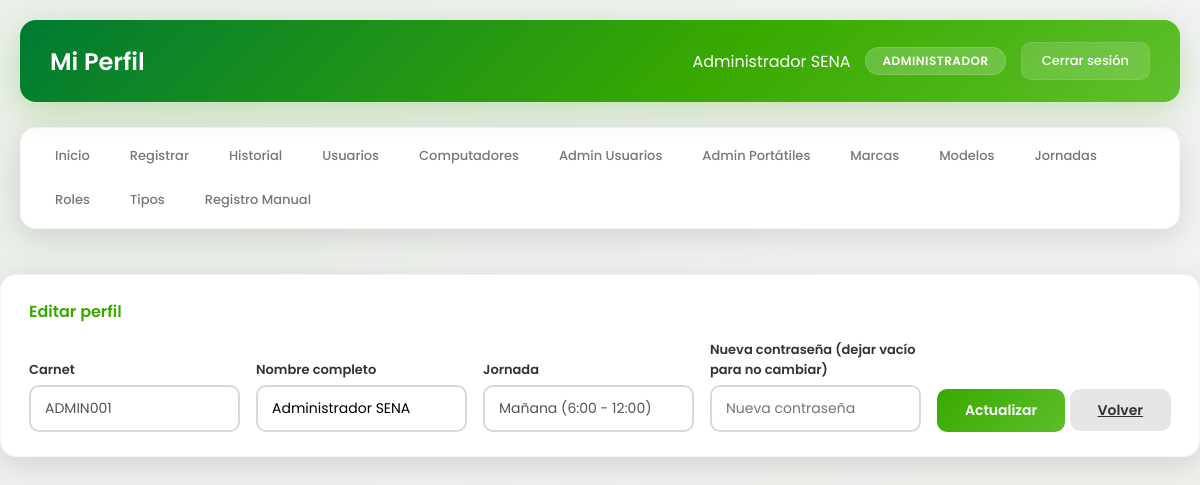
Screenshot of /perfil.php (signed in) with the database file from the repository.
### tables this page shows
CREATE TABLE usuario (
    id int(11) NOT NULL AUTO_INCREMENT,
    carnet varchar(20) NOT NULL,
    nombre_completo varchar(100) NOT NULL,
    contrasena varchar(255) NOT NULL,
    rol varchar(50) NOT NULL,
    id_jornada int(11) NOT NULL,
    PRIMARY KEY (id),
    UNIQUE KEY carnet (carnet),
    KEY id_jornada (id_jornada),
    CONSTRAINT usuario_ibfk_1 FOREIGN KEY (id_jornada) REFERENCES jornada (id) ON DELETE CASCADE
);

CREATE TABLE jornada (
    id int(11) NOT NULL AUTO_INCREMENT,
    nombre varchar(50) NOT NULL,
    PRIMARY KEY (id),
    UNIQUE KEY nombre (nombre)
);

### perfil.php (the view, shortened to what this page needs)
<?php
require_once 'config/db.php';
$stmt = $pdo->prepare("SELECT u.*, j.nombre as jornada_nombre FROM usuario u JOIN jornada j ON u.id_jornada = j.id WHERE u.id = ?");
$stmt->execute([$_SESSION['usuario_id']]);
$usuario = $stmt->fetch();
?>
<!DOCTYPE html>
<html lang="es">
<head>
    <link rel="stylesheet" href="css/style.css">
</head>
<body>
    <div class="dashboard-container">
        <div class="header">
            <h1> Mi Perfil</h1>
            <div class="user-info">
                <span> <?php echo htmlspecialchars($usuario['nombre_completo']); ?></span>
                <span class="badge"><?php echo htmlspecialchars($usuario['rol']); ?></span>
                <a href="logout.php" class="btn-logout">Cerrar sesión</a>
            </div>
        </div>
        <?php include 'includes/menu.php'; ?>
        </div>
        <div class="card">
            <h3> Editar perfil</h3>
            <form method="POST">
                <div class="form-row">
                    <div class="form-group">
                        <label>Carnet</label>
                        <input type="text" value="<?php echo htmlspecialchars($usuario['carnet']); ?>" disabled>
                    </div>
                    <div class="form-group">
                        <label>Nombre completo</label>
                        <input type="text" name="nombre_completo" value="<?php echo htmlspecialchars($usuario['nombre_completo']); ?>" required>
                    </div>
                    <div class="form-group">
                        <label>Jornada</label>
                        <input type="text" value="<?php echo htmlspecialchars($usuario['jornada_nombre']); ?>" disabled>
                    </div>
                    <div class="form-group">
                        <label>Nueva contraseña (dejar vacío para no cambiar)</label>
                        <input type="password" name="contrasena" placeholder="Nueva contraseña">
                    </div>
                    <div class="form-group" style="flex: 0 0 auto;">
                        <button type="submit" class="btn-success">Actualizar</button>
                        <a href="dashboard.php" class="btn-secondary">Volver</a>
                    </div>
                </div>
            </form>
        </div>
</body>
</html>

### css/style.css (style rules this page uses)
:root { --primary: #39A900; --primary-light: #5CBF2A; --primary-dark: #007A33; --secondary: #7AC943; --accent: #FFCC00; --success: #39A900; --danger: #D50000; --warning: #FFB300; --gold: #FFCC00; --white: #FFFFFF; --gray-light: #F2F2F2; --gray: #777777; --dark: #333333; --shadow: 0 8px 32px rgba(0,0,0,0.12); --shadow-hover: 0 12px 48px rgba(0,0,0,0.18); --radius: 16px; --radius-sm: 10px; }
* { margin: 0; padding: 0; box-sizing: border-box; }
body { font-family: 'Poppins', 'Segoe UI', sans-serif; background: var(--gray-light); color: var(--dark); min-height: 100vh; background-image: radial-gradient( ellipse at 10% 20%, rgba(57, 169, 0, 0.05) 0%, transparent 50% ), radial-gradient( ellipse at 90% 80%, rgba(122, 201, 67, 0.05) 0%, transparent 50% ); }
.dashboard-container { max-width: 1360px; margin: 0 auto; padding: 20px; }
.header { background: linear-gradient( 135deg, var(--primary-dark)0%, var(--primary) 60%, var(--primary-light) 100% ); color: white; border-radius: var(--radius); padding: 22px 30px; box-shadow: 0 8px 32px rgba(57, 169, 0, 0.25); margin-bottom: 25px; display: flex; justify-content: space-between; align-items: center; position: relative; overflow: hidden; }
.header::before { content: ''; position: absolute; top: -50%; right: -10%; width: 300px; height: 300px; background: radial-gradient( circle, rgba(122, 201, 67, 0.12) 0%, transparent 70% ); border-radius: 50%; }
.header h1 { font-size: 24px; font-weight: 600; position: relative; z-index: 1; }
.user-info { display: flex; align-items: center; gap: 15px; position: relative; z-index: 1; }
.badge { background: rgba(255,255,255,0.2); color: white; padding: 4px 16px; border-radius: 20px; font-size: 12px; font-weight: 600; text-transform: uppercase; letter-spacing: 0.5px; backdrop-filter: blur(5px); border: 1px solid rgba(255,255,255,0.15); }
.btn-logout { background: rgba(255,255,255,0.15); color: white; padding: 8px 20px; border-radius: var(--radius-sm); text-decoration: none; font-size: 13px; font-weight: 500; transition: all 0.3s; backdrop-filter: blur(5px); border: 1px solid rgba(255,255,255,0.1); }
.card { background: white; padding: 24px 28px; border-radius: var(--radius); box-shadow: var(--shadow); margin-bottom: 20px; border: 1px solid rgba(0,0,0,0.04); transition: all 0.3s; }
.card h3 { color: #39A900; margin-bottom: 16px; font-size: 16px; font-weight: 600; display: flex; align-items: center; gap: 10px; }
.form-row { display: flex; flex-wrap: wrap; gap: 16px; align-items: flex-end; }
.form-group { flex: 1; min-width: 180px; }
.form-group label { display: block; margin-bottom: 5px; font-weight: 600; color: var(--dark); font-size: 13px; }
.form-group input, .form-group select, .form-group textarea { width: 100%; padding: 11px 14px; border: 2px solid #D9D9D9; border-radius: var(--radius-sm); font-size: 14px; transition: all 0.3s; font-family: 'Poppins', sans-serif; background: white; }
.btn-success { background: linear-gradient( 135deg, #39A900, #5CBF2A ); color: white; border: none; padding: 11px 28px; border-radius: var(--radius-sm); cursor: pointer; font-weight: 600; font-size: 14px; transition: all 0.3s; font-family: 'Poppins', sans-serif; }
.btn-secondary { background: #E6E6E6; color: var(--dark); border: none; padding: 11px 28px; border-radius: var(--radius-sm); cursor: pointer; font-weight: 600; font-size: 14px; transition: all 0.3s; font-family: 'Poppins', sans-serif; }

### rows the page displays
usuario: nombre_completo "Administrador SENA", rol "ADMINISTRADOR", carnet "ADMIN001", id_jornada.nombre "Mañana (6:00 - 12:00)"
